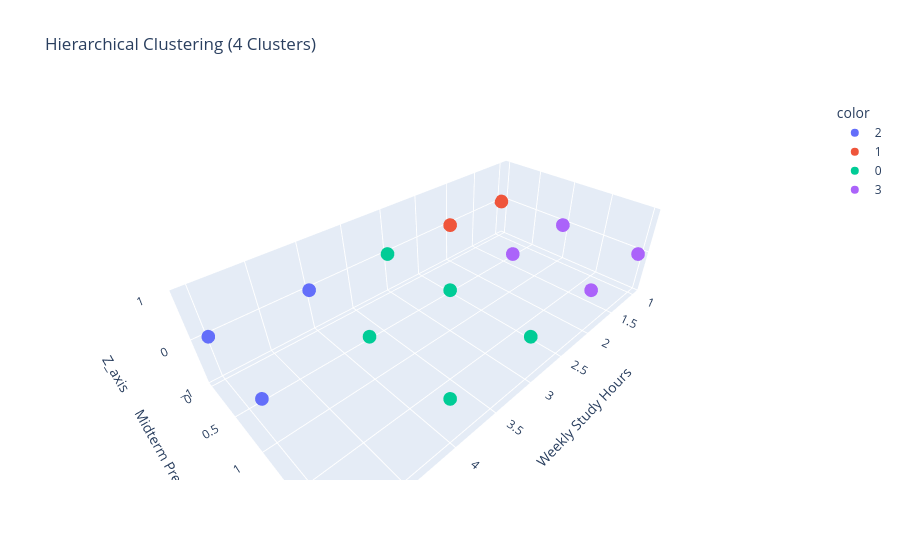

Notebook code cell kept with this figure:
### Code cell
fig = px.scatter_3d(
    df,
    x="Weekly Study Hours",
    y="Prep_encoded",
    z="Z_axis",
    color=df["Hierarchical_Cluster"].astype(str),
    title="Hierarchical Clustering (4 Clusters)",
    labels={
        "Weekly Study Hours": "Weekly Study Hours",
        "Prep_encoded": "Midterm Preparation (encoded)"
    }
)
fig.show()

### Figure 1 — Plotly figure (JSON) as saved in the notebook; plotly's stock layout.template omitted (floating-point values rounded to 4 significant figures)
{"data": [{"hovertemplate": "color=2<br>Weekly Study Hours=%{x}<br>Midterm Preparation (encoded)=%{y}<br>Z_axis=%{z}<extra></extra>", "legendgroup": "2", "marker": {"color": "#636efa", "symbol": "circle"}, "mode": "markers", "name": "2", "scene": "scene", "showlegend": true, "type": "scatter3d", "x": [5, 4, 4, 5, 4, 4, 4, 4, 4, 4, 4, 5, 5, 4, 5, 4, 4, 4, 5, 5, 4, 4, 4, 4, 5, 5, 4, 4, 4, 5, 5, 5, 4, 5, 4, 4, 5, 4, 4], "y": [0, 0, 0, 0, 0, 0, 0, 0, 0, 0, 0, 0, 1, 0, 0, 0, 0, 0, 0, 0, 0, 0, 0, 0, 0, 0, 0, 0, 0, 0, 1, 0, 0, 0, 0, 0, 1, 0, 0], "z": [0, 0, 0, 0, 0, 0, 0, 0, 0, 0, 0, 0, 0, 0, 0, 0, 0, 0, 0, 0, 0, 0, 0, 0, 0, 0, 0, 0, 0, 0, 0, 0, 0, 0, 0, 0, 0, 0, 0]}, {"hovertemplate": "color=1<br>Weekly Study Hours=%{x}<br>Midterm Preparation (encoded)=%{y}<br>Z_axis=%{z}<extra></extra>", "legendgroup": "1", "marker": {"color": "#EF553B", "symbol": "circle"}, "mode": "markers", "name": "1", "scene": "scene", "showlegend": true, "type": "scatter3d", "x": [1, 1, 1, 2, 2, 1, 1, 1, 1, 1, 1, 1, 2, 1, 1, 2, 1, 1, 1, 2, 1, 2, 2, 2, 1, 1, 2, 2, 2, 2, 1, 2, 1, 1, 2, 2, 1, 1, 2, 2, 1, 1, 1], "y": [0, 0, 0, 0, 0, 0, 0, 0, 0, 0, 0, 0, 0, 0, 0, 0, 0, 0, 0, 0, 0, 0, 0, 0, 0, 0, 0, 0, 0, 0, 0, 0, 0, 0, 0, 0, 0, 0, 0, 0, 0, 0, 0], "z": [0, 0, 0, 0, 0, 0, 0, 0, 0, 0, 0, 0, 0, 0, 0, 0, 0, 0, 0, 0, 0, 0, 0, 0, 0, 0, 0, 0, 0, 0, 0, 0, 0, 0, 0, 0, 0, 0, 0, 0, 0, 0, 0]}, {"hovertemplate": "color=0<br>Weekly Study Hours=%{x}<br>Midterm Preparation (encoded)=%{y}<br>Z_axis=%{z}<extra></extra>", "legendgroup": "0", "marker": {"color": "#00cc96", "symbol": "circle"}, "mode": "markers", "name": "0", "scene": "scene", "showlegend": true, "type": "scatter3d", "x": [4, 3, 3, 3, 3, 3, 3, 3, 3, 4, 3, 3, 3, 3, 3, 4, 4, 3, 3, 3, 3, 3, 4, 3, 3, 3, 3, 3, 3, 3, 3, 3, 3, 4, 3, 4, 4, 4, 3, 3, 3, 4, 3, 3, 4, 4, 3, 4], "y": [1, 0, 2, 0, 0, 0, 0, 0, 0, 1, 0, 0, 0, 1, 0, 1, 1, 0, 0, 0, 0, 0, 1, 1, 0, 2, 0, 0, 0, 0, 0, 0, 0, 1, 0, 2, 1, 1, 1, 0, 1, 1, 0, 0, 2, 1, 1, 1], "z": [0, 0, 0, 0, 0, 0, 0, 0, 0, 0, 0, 0, 0, 0, 0, 0, 0, 0, 0, 0, 0, 0, 0, 0, 0, 0, 0, 0, 0, 0, 0, 0, 0, 0, 0, 0, 0, 0, 0, 0, 0, 0, 0, 0, 0, 0, 0, 0]}, {"hovertemplate": "color=3<br>Weekly Study Hours=%{x}<br>Midterm Preparation (encoded)=%{y}<br>Z_axis=%{z}<extra></extra>", "legendgroup": "3", "marker": {"color": "#ab63fa", "symbol": "circle"}, "mode": "markers", "name": "3", "scene": "scene", "showlegend": true, "type": "scatter3d", "x": [2, 1, 1, 1, 1, 2, 2, 1, 1, 1, 1, 2, 2, 1, 1], "y": [2, 2, 2, 1, 1, 2, 2, 2, 1, 2, 1, 1, 1, 1, 1], "z": [0, 0, 0, 0, 0, 0, 0, 0, 0, 0, 0, 0, 0, 0, 0]}], "layout": {"legend": {"title": {"text": "color"}, "tracegroupgap": 0}, "scene": {"domain": {"x": [0, 1], "y": [0, 1]}, "xaxis": {"title": {"text": "Weekly Study Hours"}}, "yaxis": {"title": {"text": "Midterm Preparation (encoded)"}}, "zaxis": {"title": {"text": "Z_axis"}}}, "title": {"text": "Hierarchical Clustering (4 Clusters)"}}}
